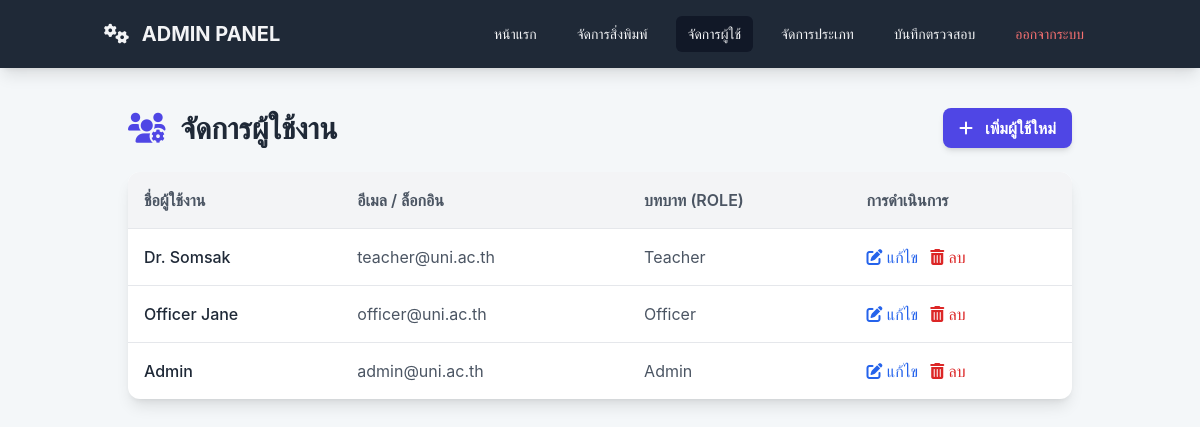
The app's page /admin_user_management.php (signed in) with its own data.
### tables this page shows
CREATE TABLE `users` (
  `User_Id` int(11) NOT NULL,
  `UserName` varchar(100) NOT NULL,
  `UserEmail` varchar(100) NOT NULL,
  `UserPass` varchar(255) NOT NULL,
  `UserRole` enum('Admin','Officer','Teacher') NOT NULL,
  `Created_at` timestamp NOT NULL DEFAULT CURRENT_TIMESTAMP
);

### admin_user_management.php (the view, shortened to what this page needs)
<?php
require_once 'auth_config.php';
$stmt = $pdo->query("SELECT User_Id, UserName, UserEmail, UserRole FROM users ORDER BY User_Id ASC");
$users = $stmt->fetchAll(PDO::FETCH_ASSOC);
?>
<!DOCTYPE html>
<html lang="th">
<head>
    <script src="https://cdn.tailwindcss.com"></script>
    <link rel="stylesheet" href="https://cdnjs.cloudflare.com/ajax/libs/font-awesome/6.0.0-beta3/css/all.min.css">
</head>
<body class="min-h-screen">
    <header class="bg-gray-800 text-gray-100 shadow-lg sticky top-0 z-50">
        <div class="container mx-auto flex justify-between items-center p-4">
            <a href="admin_dashboard.php" class="text-xl font-bold"><i class="fas fa-cogs mr-2"></i> ADMIN PANEL</a>
            <nav class="hidden md:flex space-x-4 items-center">
                <a href="admin_dashboard.php" class="px-3 py-2 rounded-md text-sm font-medium hover:bg-gray-700">หน้าแรก</a>
                <a href="admin_manage_publications.php" class="px-3 py-2 rounded-md text-sm font-medium hover:bg-gray-700">จัดการสิ่งพิมพ์</a>
                <a href="admin_user_management.php" class="px-3 py-2 rounded-md text-sm font-medium hover:bg-gray-700 bg-gray-900">จัดการผู้ใช้</a>
                <a href="admin_manage_types.php" class="px-3 py-2 rounded-md text-sm font-medium hover:bg-gray-700">จัดการประเภท</a>
                <a href="admin_audit_log.php" class="px-3 py-2 rounded-md text-sm font-medium hover:bg-gray-700">บันทึกตรวจสอบ</a>
                <a href="logout.php" class="px-3 py-2 rounded-md text-sm font-medium text-red-400 hover:bg-red-700">ออกจากระบบ</a>
            </nav>
        </div>
    </header>
    <main class="container mx-auto p-6 md:p-10">
        <div class="flex justify-between items-center mb-6">
            <h1 class="text-3xl font-bold text-gray-800">
                <i class="fas fa-users-cog text-indigo-600 mr-2"></i> จัดการผู้ใช้งาน
            </h1>
            <a href="admin_add_user.php" class="bg-indigo-600 text-white font-semibold py-2 px-4 rounded-lg hover:bg-indigo-700 shadow-md">
                <i class="fas fa-plus mr-2"></i> เพิ่มผู้ใช้ใหม่
            </a>
        </div>
        <div class="bg-white rounded-xl shadow-lg overflow-x-auto">
            <table class="w-full text-left">
                <thead class="bg-gray-100">
                    <tr>
                        <th class="p-4 font-semibold text-gray-600">ชื่อผู้ใช้งาน</th>
                        <th class="p-4 font-semibold text-gray-600">อีเมล / ล็อกอิน</th>
                        <th class="p-4 font-semibold text-gray-600">บทบาท (ROLE)</th>
                        <th class="p-4 font-semibold text-gray-600">การดำเนินการ</th>
                    </tr>
                </thead>
                <tbody>
                    <?php if (empty($users)): ?>
                        <tr>
                            <td colspan="4" class="text-center p-6 text-gray-500">
                                <i class="fas fa-info-circle mr-2"></i> ยังไม่มีผู้ใช้งานในระบบ
                            </td>
                        </tr>
                    <?php else: ?>
                        <?php foreach ($users as $user): ?>
                            <tr class="border-t hover:bg-gray-50">
                                <td class="p-4 font-medium text-gray-800"><?= htmlspecialchars($user['UserName']) ?></td>
                                <td class="p-4 text-gray-600"><?= htmlspecialchars($user['UserEmail']) ?></td>
                                <td class="p-4 text-gray-600"><?= htmlspecialchars($user['UserRole']) ?></td>
                                <td class="p-4 space-x-2">
                                    <a href="admin_edit_user.php?id=<?= $user['User_Id'] ?>" class="text-blue-600 hover:text-blue-800 font-medium">
                                        <i class="fas fa-edit"></i> แก้ไข
                                    </a>
                                    <a href="admin_delete_user.php?id=<?= $user['User_Id'] ?>" class="text-red-600 hover:text-red-800 font-medium" onclick="return confirm('คุณแน่ใจหรือไม่ว่าต้องการลบผู้ใช้นี้?');">
                                        <i class="fas fa-trash-alt"></i> ลบ
                                    </a>
                                </td>
                            </tr>
                        <?php endforeach; ?>
                    <?php endif; ?>
                </tbody>
            </table>
        </div>
    </main>
</body>
</html>

### admin_user_management.php (style rules this page uses)
body { font-family: 'Inter', 'Tahoma', sans-serif; background-color: #f4f7f9; }

### records on screen
users: UserName "Dr. Somsak", UserEmail "teacher@uni.ac.th", UserRole "Teacher"
users: UserName "Officer Jane", UserEmail "officer@uni.ac.th", UserRole "Officer"
users: UserName "Admin", UserEmail "admin@uni.ac.th", UserRole "Admin"
